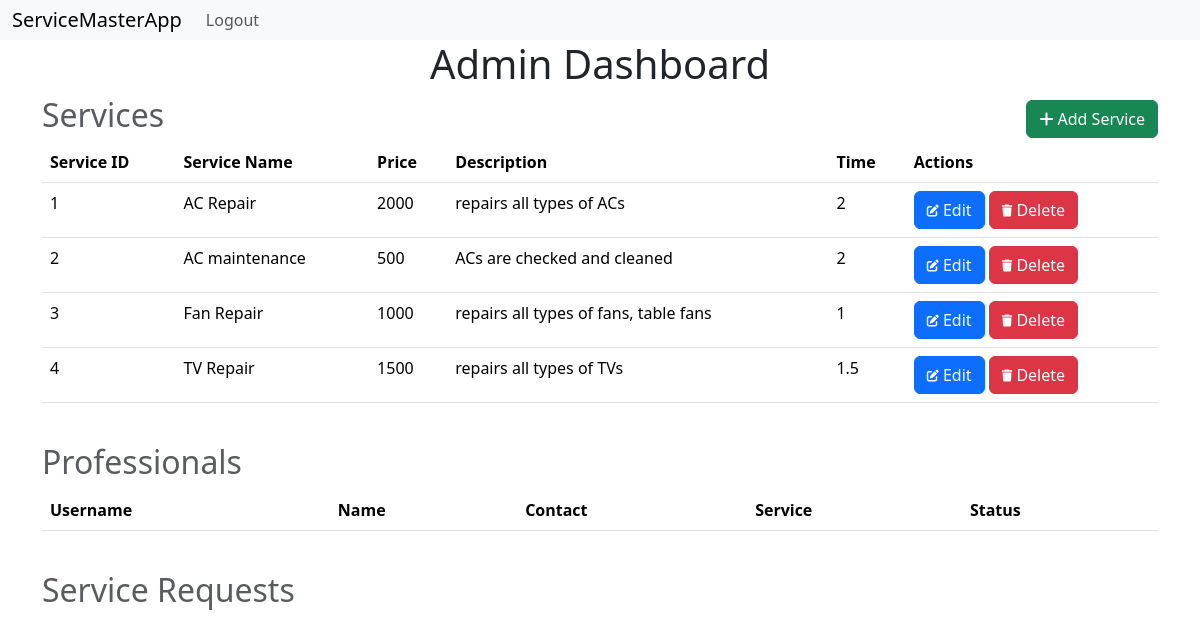
The page /admin (signed in) on the database its author committed.
### models.py (models this page shows, shortened)
class Service(db.Model):
    __tablename__='service'
    id=db.Column(db.Integer,primary_key=True)
    name=db.Column(db.String(32),nullable=False)
    price=db.Column(db.Integer, nullable=False)
    description=db.Column(db.String(512), nullable=False)
    time=db.Column(db.Integer,nullable=False)
    professionals=db.relationship('Professional', backref='service', lazy=True)

### routes.py (the view)
@app.route('/admin')
@admin_required
def admin():
    user=Customer.query.get(session['user_id'])
    if not user.is_admin:
        flash('Unauthorized Access')
        session.pop('user_id', None)
        return redirect(url_for('login'))
    return render_template('admin.html', user=user, service=Service.query.all(), professional=Professional.query.all())

### routes.py (called while the page is built)
def admin_required(func):
    @wraps(func)
    def inner(*args, **kwargs):
        if 'user_id' not in session:
            flash('Please Login')
            return redirect(url_for('login'))
        user=Customer.query.get(session['user_id'])
        if not user.is_admin:
            flash('Unauthorized Access')
            return redirect(url_for('cprofile'))
        return func(*args, **kwargs)
    return inner

### templates/admin.html (shortened to what this page needs)
{% extends 'layout.html' %}
{% block content %}
    <h1>Admin Dashboard</h1>
    <div class="heading">
        <h2 class="text-muted">Services</h2>
        <a class="btn btn-success" href="{{url_for('add_services')}}">
            <i class="fas fa-plus"></i>
            Add Service
        </a>
    </div>
    <table class="table">
        <thead>
            <th>Service ID</th>
            <th>Service Name</th>
            <th>Price</th>
            <th>Description</th>
            <th>Time</th>
            <th>Actions</th>
        </thead>
        <tbody>
            {% for s in service %}
                <tr>
                    <td>{{s.id}}</td>
                    <td>{{s.name}}</td>
                    <td>{{s.price}}</td>
                    <td>{{s.description}}</td>
                    <td>{{s.time}}</td>
                    <td>
                        <a class="btn btn-primary" href="{{url_for('edit_service', service_id=s.id)}}">
                            <i class="fas fa-edit fa-xs"></i>
                            Edit
                        </a>
                        <a class="btn btn-danger" href="{{url_for('delete_service', service_id=s.id)}}">
                            <i class="fas fa-trash fa-xs"></i>
                            Delete
                        </a>
                    </td>
                </tr>
            {% endfor %}
        </tbody>
    </table>
    <br>
    <div class="heading">
        <h2 class="text-muted">Professionals</h2>
    </div>
    <table class="table">
        <thead>
            <th>Username</th>
            <th>Name</th>
            <th>Contact</th>
            <th>Service</th>
            <th>Status</th>
        </thead>
    </table>
    <br>
    <div class="heading">
        <h2 class="text-muted">Service Requests</h2>
    </div>
{% endblock %}

### templates/admin.html (style rules this page uses)
.heading { display: flex; justify-content: space-between; align-items: center; }
h1 { text-align: center; }

### rows shown on the page
Service: id "1", name "AC Repair", price "2000", description "repairs all types of ACs", time "2"
Service: id "2", name "AC maintenance", price "500", description "ACs are checked and cleaned", time "2"
Service: id "3", name "Fan Repair", price "1000", description "repairs all types of fans, table fans", time "1"
Service: id "4", name "TV Repair", price "1500", description "repairs all types of TVs", time "1.5"
